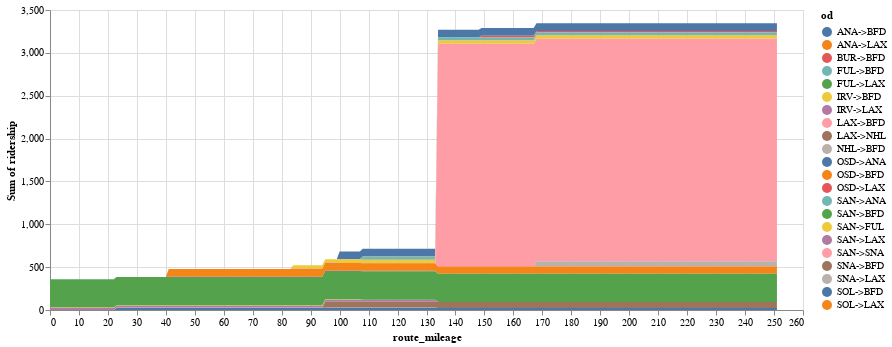

The notebook cell saved with this chart:
### Code cell
flow

### Figure 1 — Vega-Lite specification as saved in the notebook (floating-point values rounded to 4 significant figures; data arrays with more than 128 entries replaced by an {"elided": "..."} marker saying what was removed)
{"config": {"view": {"continuousWidth": 300, "continuousHeight": 300}}, "data": {"name": "data-24c1eb853afb11491530249e73e0be57"}, "mark": {"type": "area"}, "encoding": {"color": {"field": "od", "type": "nominal"}, "tooltip": [{"field": "departing_station", "type": "nominal"}, {"field": "od", "type": "nominal"}, {"field": "ridership", "type": "quantitative"}], "x": {"field": "route_mileage", "type": "quantitative"}, "y": {"aggregate": "sum", "field": "ridership", "type": "quantitative"}}, "width": 753, "$schema": "https://vega.github.io/schema/vega-lite/v5.20.1.json", "datasets": {"data-24c1eb853afb11491530249e73e0be57": {"elided": "2501 records"}}}
